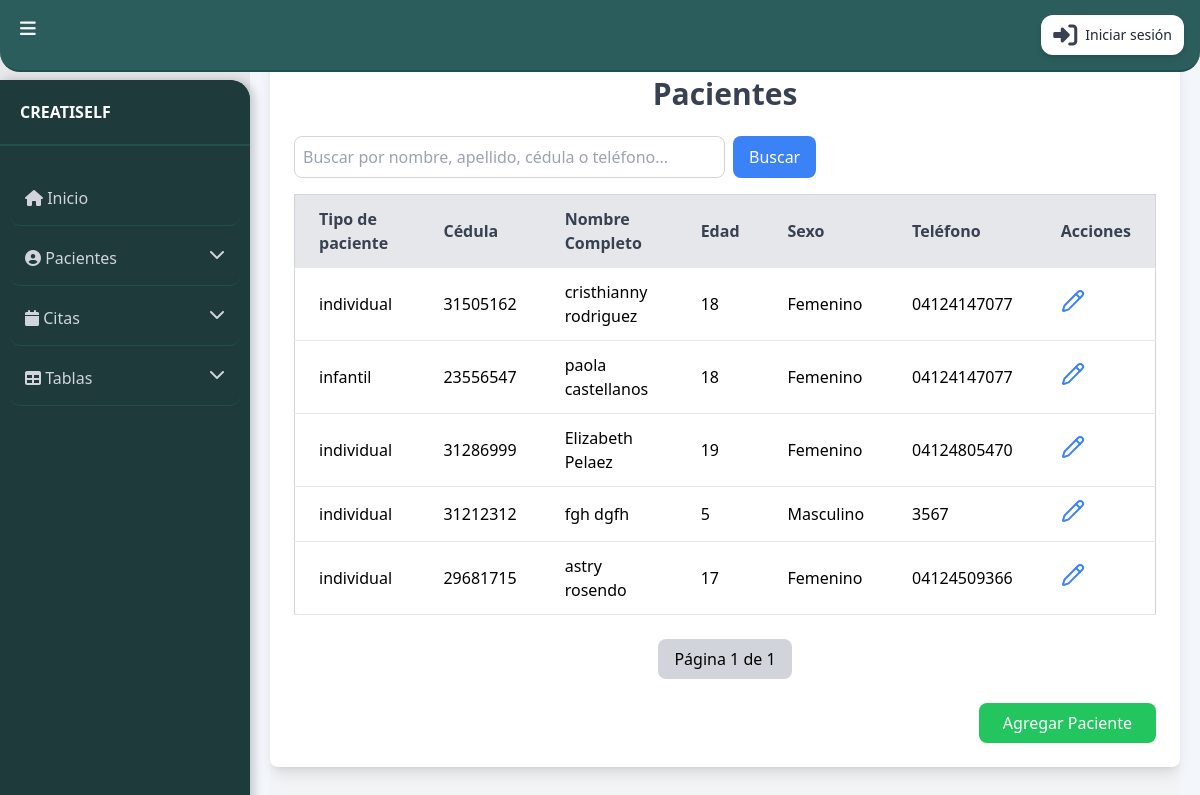
Screenshot of /pacientes/listar/ with the database file from the repository.
### app/models.py (models this page shows, shortened)
class Paciente(models.Model):
    tipo_paciente = models.CharField(max_length=10, choices=[('individual', 'Individual'), ('infantil', 'Infantil'), ('pareja', 'Pareja') ])
    cedula = models.CharField(max_length=20, unique=True)
    nombre = models.CharField(max_length=50)
    nombre2 = models.CharField(max_length=50, blank=True, null=True)
    apellido = models.CharField(max_length=50)
    apellido2 = models.CharField(max_length=50, blank=True, null=True)
    telefono = models.CharField(max_length=20)
    edad = models.IntegerField()
    sexo = models.CharField(max_length=10, choices=[('masculino', 'Masculino'), ('femenino', 'Femenino')])
    direccion = models.TextField()
    nivel_academico = models.CharField(
    max_length=20,
    choices=[
        ('primaria', 'Primaria'),
        ('secundaria', 'Secundaria'),
        ('bachillerato', 'Bachillerato'),
        ('tecnico', 'Técnico'),
        ('tecnologo', 'Tecnólogo'),
        ('pregrado', 'Pregrado'),
        ('licenciatura', 'Licenciatura'),
        ('especializacion', 'Especialización'),
        ('maestria', 'Maestría'),
        ('doctorado', 'Doctorado'),
        ('postdoctorado', 'Postdoctorado'),
        ('diplomado', 'Diplomado'),
        ('curso', 'Curso'),
        ('sin_estudios', 'Sin estudios formales'),
    ],
    default='sin_estudios'
    )
    pais = models.ForeignKey('Pais', on_delete=models.CASCADE)
    estado = models.ForeignKey('Estado', on_delete=models.CASCADE)
    ciudad = models.ForeignKey('Ciudad', on_delete=models.CASCADE)
    antecedentes_personales = models.ForeignKey('AntecedentesPersonales', on_delete=models.SET_NULL, null=True, blank=True)
    condicion = models.ForeignKey('Condicion', on_delete=models.SET_NULL, null=True, blank=True)

### app/viewspacientes.py (the view)
# urls.py: path('pacientes/listar/', listar_pacientes, name='Listar_pacientes'),
def listar_pacientes(request):
    pacientes = Paciente.objects.all()
    query = request.GET.get('q', '')
    if query:
        pacientes = pacientes.filter(
            Q(cedula__icontains=query) |
            Q(nombre__icontains=query) |
            Q(apellido__icontains=query)
        )
    paginator = Paginator(pacientes, 15)
    page_number = request.GET.get('page')
    pacientes = paginator.get_page(page_number)
    context = {
        'pacientes': pacientes,
        'query': query,
        'condiciones': Condicion.objects.all(),
        'antecedentes': AntecedentesPersonales.objects.all(),
        'paises': Pais.objects.all(),
        'estados': Estado.objects.all(),
        'ciudades': Ciudad.objects.all(),
    }
    return render(request, 'paciente/listar_pacientes.html', context)

### app/templates/paciente/listar_pacientes.html (shortened to what this page needs)
{% extends 'base.html' %}
{% block content %}
<div class="min-h-screen bg-gray-100 py-8">
    <div class="max-w-6xl mx-auto bg-white p-6 rounded-lg shadow-lg">
        <h1 class="text-3xl font-bold text-center text-gray-700 mb-6">Pacientes</h1>
        <div class="overflow-x-auto">
         <form method="GET" action="{% url 'Listar_pacientes' %}" class="flex space-x-2 mb-4">
            <input
                type="text"
                id="searchInput"
                name="q"
                placeholder="Buscar por nombre, apellido, cédula o teléfono..."
                class="p-2 border border-gray-300 rounded-lg w-1/2"
                value="{{ query|default:'' }}"
                onkeyup="filterTable()"
            />
            <button type="submit" class="bg-blue-500 text-white px-4 py-2 rounded-lg hover:bg-blue-600">
                Buscar
            </button>
        </form>
            <table class="min-w-full bg-white border border-gray-300 rounded-lg shadow-sm">
                <thead class="bg-gray-200 text-gray-700 text-left">
                    <tr>
                        <th class="py-3 px-6 border-b">Tipo de paciente</th>
                        <th class="py-3 px-6 border-b">Cédula</th>
                        <th class="py-3 px-6 border-b">Nombre Completo</th>
                        <th class="py-3 px-6 border-b">Edad</th>
                        <th class="py-3 px-6 border-b">Sexo</th>
                        <th class="py-3 px-6 border-b">Teléfono</th>
                        <th class="py-3 px-6 border-b text-center">Acciones</th>
                    </tr>
                </thead>
                <tbody>
                    {% for paciente in pacientes %}
                        <tr class="border-b hover:bg-gray-100">
                            <td class="py-3 px-6">{{ paciente.tipo_paciente }}</td>
                            <td class="py-3 px-6">{{ paciente.cedula }}</td>
                            <td class="py-3 px-6">{{ paciente.nombre }} {{ paciente.apellido }}</td>
                            <td class="py-3 px-6">{{ paciente.edad }}</td>
                            <td class="py-3 px-6 capitalize">{{ paciente.sexo }}</td>
                            <td class="py-3 px-6">{{ paciente.telefono }}</td>
                            <td class="py-3 px-6">
                                <button class="text-blue-500 hover:text-blue-700" onclick="openModalEditarPaciente('{{ paciente.id }}')">
                                    <i data-lucide="pencil" class="w-6 h-6"></i>
                                </button>
                            </td>
                        </tr>
                    {% endfor %}
                </tbody>
            </table>
        </div>
        <div class="mt-6 flex justify-center space-x-2">
            <span class="px-4 py-2 bg-gray-300 rounded-lg">Página {{ pacientes.number }} de {{ pacientes.paginator.num_pages }}</span>
        </div>
        <div class="mt-6 flex justify-end">
            <a href="{% url 'Crear_pacientes' %}" class="bg-green-500 text-white py-2 px-6 rounded-lg hover:bg-green-600 transition">
                Agregar Paciente
            </a>
        </div>
    </div>
</div>
{% endblock %}

### rows the page displays
Paciente: tipo_paciente "individual", cedula "31505162", nombre "cristhianny", apellido "rodriguez", edad "18", sexo "Femenino", telefono "04124147077"
Paciente: tipo_paciente "infantil", cedula "23556547", nombre "paola", apellido "castellanos", edad "18", sexo "Femenino", telefono "04124147077"
Paciente: tipo_paciente "individual", cedula "31286999", nombre "Elizabeth", apellido "Pelaez", edad "19", sexo "Femenino", telefono "04124805470"
Paciente: tipo_paciente "individual", cedula "31212312", nombre "fgh", apellido "dgfh", edad "5", sexo "Masculino", telefono "3567"
Paciente: tipo_paciente "individual", cedula "29681715", nombre "astry", apellido "rosendo", edad "17", sexo "Femenino", telefono "04124509366"

### other values shown
{{ pacientes.number }} "1"
{{ pacientes.paginator.num_pages }} "1"
